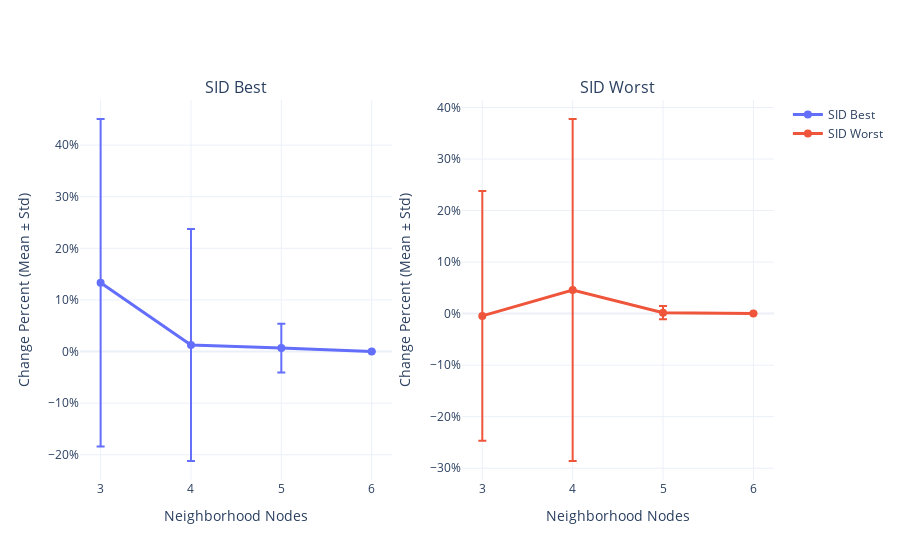
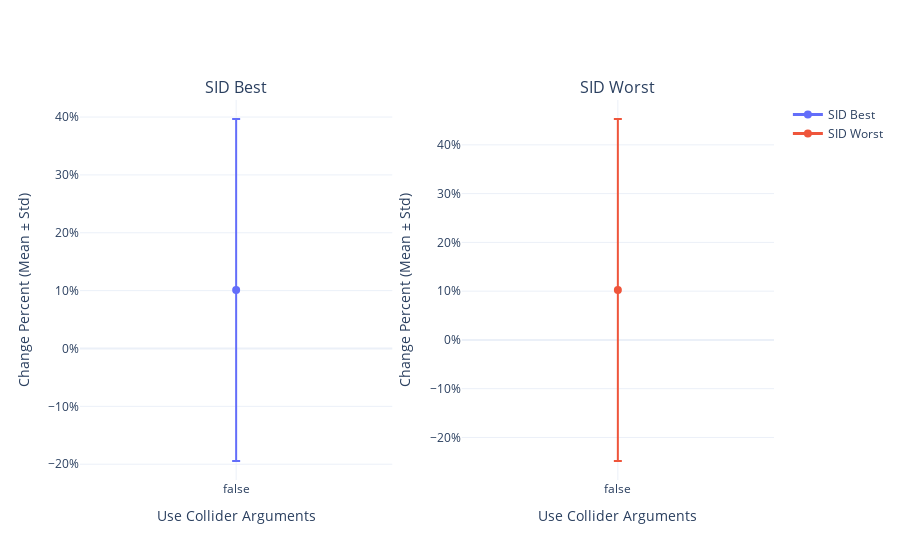
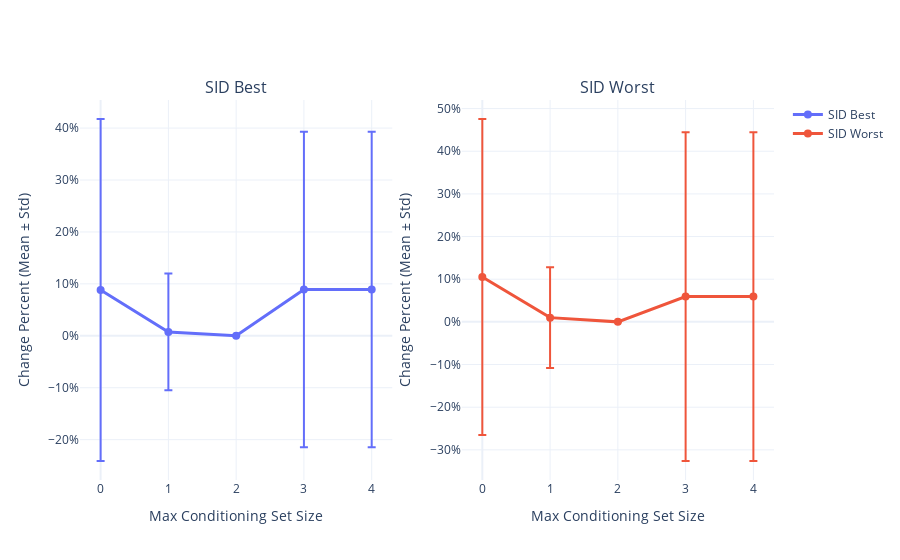
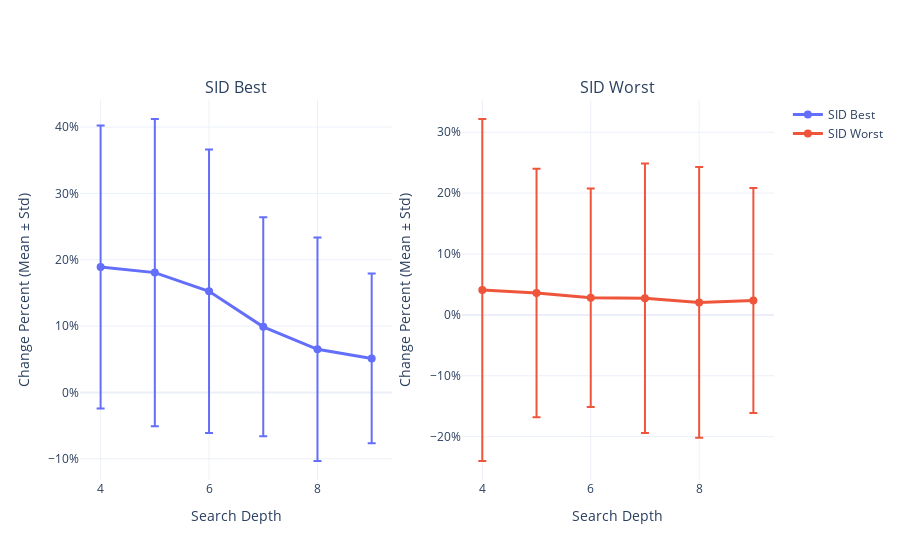

Here is the notebook cell these charts were saved with, in order:
### Code cell
# 1. Neighbourhood N Nodes ablation
print("\n1. Neighbourhood N Nodes Ablation")
stats_cycle = create_ablation_plot2('neighbourhood_n_nodes')

# 2. Use collider arguments ablation
print("\n2. Use Collider Arguments Ablation")
stats_ct_depth = create_ablation_plot2('use_collider_arguments',)

# 3. Max C Set Size ablation  
print("\n3. Max C Set Size Ablation")
stats_c_set = create_ablation_plot2('max_c_set_size')

# 4. Search Depth ablation
print("\n4. Search Depth Ablation") 
stats_search = create_ablation_plot2('search_depth')

### Figure 1 — Plotly figure (JSON) as saved in the notebook; plotly's stock layout.template omitted (floating-point values rounded to 4 significant figures)
{"data": [{"error_y": {"array": [31.72, 22.48, 4.714, 0.0], "type": "data", "visible": true}, "line": {"width": 3}, "marker": {"size": 8}, "mode": "lines+markers", "name": "SID Best", "type": "scatter", "x": [3, 4, 5, 6], "xaxis": "x", "y": [13.34, 1.266, 0.6667, 0.0], "yaxis": "y"}, {"error_y": {"array": [24.23, 33.18, 1.286, 0.0], "type": "data", "visible": true}, "line": {"width": 3}, "marker": {"size": 8}, "mode": "lines+markers", "name": "SID Worst", "type": "scatter", "x": [3, 4, 5, 6], "xaxis": "x2", "y": [-0.4511, 4.581, 0.1818, 0.0], "yaxis": "y2"}], "layout": {"annotations": [{"font": {"size": 16}, "showarrow": false, "text": "SID Best", "x": 0.225, "xanchor": "center", "xref": "paper", "y": 1, "yanchor": "bottom", "yref": "paper"}, {"font": {"size": 16}, "showarrow": false, "text": "SID Worst", "x": 0.775, "xanchor": "center", "xref": "paper", "y": 1, "yanchor": "bottom", "yref": "paper"}], "xaxis": {"anchor": "y", "domain": [0, 0.45], "title": {"text": "Neighborhood Nodes"}}, "xaxis2": {"anchor": "y2", "domain": [0.55, 1], "title": {"text": "Neighborhood Nodes"}}, "yaxis": {"anchor": "x", "domain": [0, 1], "ticksuffix": "%", "title": {"text": "Change Percent (Mean ± Std)"}}, "yaxis2": {"anchor": "x2", "domain": [0, 1], "ticksuffix": "%", "title": {"text": "Change Percent (Mean ± Std)"}}}}

### Figure 2 — Plotly figure (JSON) as saved in the notebook; plotly's stock layout.template omitted (floating-point values rounded to 4 significant figures)
{"data": [{"error_y": {"array": [29.56], "type": "data", "visible": true}, "line": {"width": 3}, "marker": {"size": 8}, "mode": "lines+markers", "name": "SID Best", "type": "scatter", "x": [false], "xaxis": "x", "y": [10.11], "yaxis": "y"}, {"error_y": {"array": [35.07], "type": "data", "visible": true}, "line": {"width": 3}, "marker": {"size": 8}, "mode": "lines+markers", "name": "SID Worst", "type": "scatter", "x": [false], "xaxis": "x2", "y": [10.23], "yaxis": "y2"}], "layout": {"annotations": [{"font": {"size": 16}, "showarrow": false, "text": "SID Best", "x": 0.225, "xanchor": "center", "xref": "paper", "y": 1, "yanchor": "bottom", "yref": "paper"}, {"font": {"size": 16}, "showarrow": false, "text": "SID Worst", "x": 0.775, "xanchor": "center", "xref": "paper", "y": 1, "yanchor": "bottom", "yref": "paper"}], "xaxis": {"anchor": "y", "domain": [0, 0.45], "title": {"text": "Use Collider Arguments"}}, "xaxis2": {"anchor": "y2", "domain": [0.55, 1], "title": {"text": "Use Collider Arguments"}}, "yaxis": {"anchor": "x", "domain": [0, 1], "ticksuffix": "%", "title": {"text": "Change Percent (Mean ± Std)"}}, "yaxis2": {"anchor": "x2", "domain": [0, 1], "ticksuffix": "%", "title": {"text": "Change Percent (Mean ± Std)"}}}}

### Figure 3 — Plotly figure (JSON) as saved in the notebook; plotly's stock layout.template omitted (floating-point values rounded to 4 significant figures)
{"data": [{"error_y": {"array": [32.93, 11.23, 0.0, 30.38, 30.38], "type": "data", "visible": true}, "line": {"width": 3}, "marker": {"size": 8}, "mode": "lines+markers", "name": "SID Best", "type": "scatter", "x": [0, 1, 2, 3, 4], "xaxis": "x", "y": [8.82, 0.7413, 0.0, 8.92, 8.92], "yaxis": "y"}, {"error_y": {"array": [37.03, 11.83, 0.0, 38.53, 38.53], "type": "data", "visible": true}, "line": {"width": 3}, "marker": {"size": 8}, "mode": "lines+markers", "name": "SID Worst", "type": "scatter", "x": [0, 1, 2, 3, 4], "xaxis": "x2", "y": [10.53, 0.995, 0.0, 5.919, 5.919], "yaxis": "y2"}], "layout": {"annotations": [{"font": {"size": 16}, "showarrow": false, "text": "SID Best", "x": 0.225, "xanchor": "center", "xref": "paper", "y": 1, "yanchor": "bottom", "yref": "paper"}, {"font": {"size": 16}, "showarrow": false, "text": "SID Worst", "x": 0.775, "xanchor": "center", "xref": "paper", "y": 1, "yanchor": "bottom", "yref": "paper"}], "xaxis": {"anchor": "y", "domain": [0, 0.45], "title": {"text": "Max Conditioning Set Size"}}, "xaxis2": {"anchor": "y2", "domain": [0.55, 1], "title": {"text": "Max Conditioning Set Size"}}, "yaxis": {"anchor": "x", "domain": [0, 1], "ticksuffix": "%", "title": {"text": "Change Percent (Mean ± Std)"}}, "yaxis2": {"anchor": "x2", "domain": [0, 1], "ticksuffix": "%", "title": {"text": "Change Percent (Mean ± Std)"}}}}

### Figure 4 — Plotly figure (JSON) as saved in the notebook; plotly's stock layout.template omitted (floating-point values rounded to 4 significant figures)
{"data": [{"error_y": {"array": [21.33, 23.15, 21.37, 16.5, 16.84, 12.8], "type": "data", "visible": true}, "line": {"width": 3}, "marker": {"size": 8}, "mode": "lines+markers", "name": "SID Best", "type": "scatter", "x": [4, 5, 6, 7, 8, 9], "xaxis": "x", "y": [18.89, 18.06, 15.25, 9.888, 6.505, 5.123], "yaxis": "y"}, {"error_y": {"array": [28.09, 20.4, 17.95, 22.13, 22.22, 18.47], "type": "data", "visible": true}, "line": {"width": 3}, "marker": {"size": 8}, "mode": "lines+markers", "name": "SID Worst", "type": "scatter", "x": [4, 5, 6, 7, 8, 9], "xaxis": "x2", "y": [4.088, 3.588, 2.822, 2.752, 2.053, 2.372], "yaxis": "y2"}], "layout": {"annotations": [{"font": {"size": 16}, "showarrow": false, "text": "SID Best", "x": 0.225, "xanchor": "center", "xref": "paper", "y": 1, "yanchor": "bottom", "yref": "paper"}, {"font": {"size": 16}, "showarrow": false, "text": "SID Worst", "x": 0.775, "xanchor": "center", "xref": "paper", "y": 1, "yanchor": "bottom", "yref": "paper"}], "xaxis": {"anchor": "y", "domain": [0, 0.45], "title": {"text": "Search Depth"}}, "xaxis2": {"anchor": "y2", "domain": [0.55, 1], "title": {"text": "Search Depth"}}, "yaxis": {"anchor": "x", "domain": [0, 1], "ticksuffix": "%", "title": {"text": "Change Percent (Mean ± Std)"}}, "yaxis2": {"anchor": "x2", "domain": [0, 1], "ticksuffix": "%", "title": {"text": "Change Percent (Mean ± Std)"}}}}
